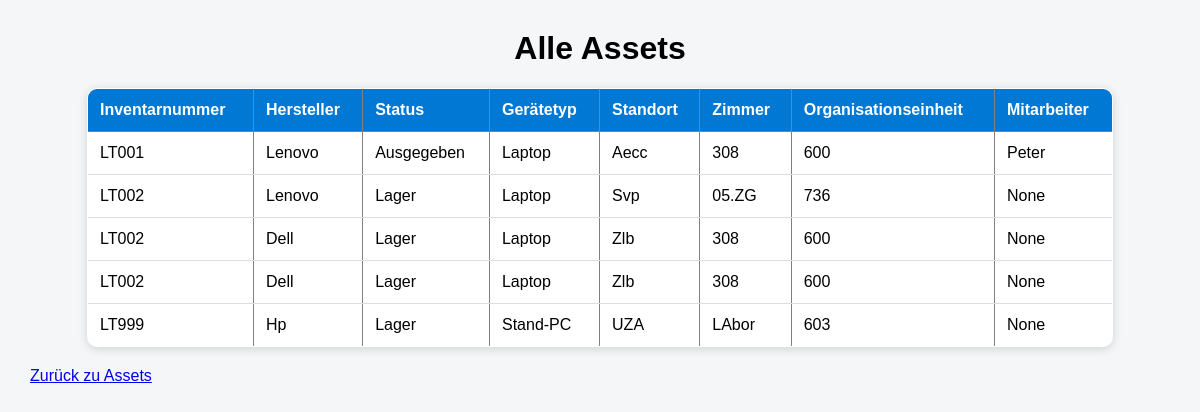
Page /asset/anzeigen on the committed database.
### tables this page shows
CREATE TABLE assets (
    inventarnummer TEXT,
    hersteller TEXT,
    status TEXT,
    geraetetyp TEXT,
    standort TEXT,
    zimmer TEXT,
    organisationseinheit TEXT
, mitarbeiter TEXT);

### app.py (the view)
@app.route("/asset/anzeigen")
def assets_anzeigen():
    verbindung = sqlite3.connect("asset_management.db")
    cursor = verbindung.cursor()
    cursor.execute("""
        SELECT *
        FROM assets
    """)
    assets = cursor.fetchall()
    verbindung.close()
    return render_template(
        "assets_anzeigen.html",
        assets=assets
    )

### templates/assets_anzeigen.html (shortened to what this page needs)
<!DOCTYPE html>
<html>
<head>
    <link rel="stylesheet"
          href="{{ url_for('static', filename='style.css') }}">
</head>
<body>
<h1>Alle Assets</h1>
<table border="1">
    <tr>
        <th>Inventarnummer</th>
        <th>Hersteller</th>
        <th>Status</th>
        <th>Gerätetyp</th>
        <th>Standort</th>
        <th>Zimmer</th>
        <th>Organisationseinheit</th>
        <th>Mitarbeiter</th>
    </tr>
    {% for a in assets %}
    <tr>
        <td>{{ a[0] }}</td>
        <td>{{ a[1] }}</td>
        <td>{{ a[2] }}</td>
        <td>{{ a[3] }}</td>
        <td>{{ a[4] }}</td>
        <td>{{ a[5] }}</td>
        <td>{{ a[6] }}</td>
        <td>{{ a[7] }}</td>
    </tr>
    {% endfor %}
</table>
<p><a href="/assets">Zurück zu Assets</a></p>
</body>
</html>

### static/style.css (style rules this page uses)
body { font-family: Arial, sans-serif; background-color: #f4f6f8; margin: 30px; }
h1 { text-align: center; }
table { width: 100%; border-collapse: collapse; background-color: white; box-shadow: 0 2px 10px rgba(0,0,0,0.15); border-radius: 10px; overflow: hidden; }
th { background-color: #0078d4; color: white; text-align: left; padding: 12px; }
td { padding: 12px; border-bottom: 1px solid #e5e5e5; }
table { width: 90%; margin: 20px auto; border-collapse: collapse; background-color: white; box-shadow: 0 2px 10px rgba(0,0,0,0.15); border-radius: 10px; overflow: hidden; }
th { background-color: #0078d4; color: white; padding: 12px; text-align: left; }
td { padding: 12px; border-bottom: 1px solid #ddd; }

### rows in the picture
assets: inventarnummer "LT001", hersteller "Lenovo", status "Ausgegeben", geraetetyp "Laptop", standort "Aecc", zimmer "308", organisationseinheit "600", mitarbeiter "Peter"
assets: inventarnummer "LT002", hersteller "Lenovo", status "Lager", geraetetyp "Laptop", standort "Svp", zimmer "05.ZG", organisationseinheit "736", a "None"
assets: inventarnummer "LT002", hersteller "Dell", status "Lager", geraetetyp "Laptop", standort "Zlb", zimmer "308", organisationseinheit "600", a "None"
assets: inventarnummer "LT002", hersteller "Dell", status "Lager", geraetetyp "Laptop", standort "Zlb", zimmer "308", organisationseinheit "600", a "None"
assets: inventarnummer "LT999", hersteller "Hp", status "Lager", geraetetyp "Stand-PC", standort "UZA", zimmer "LAbor", organisationseinheit "603", a "None"
